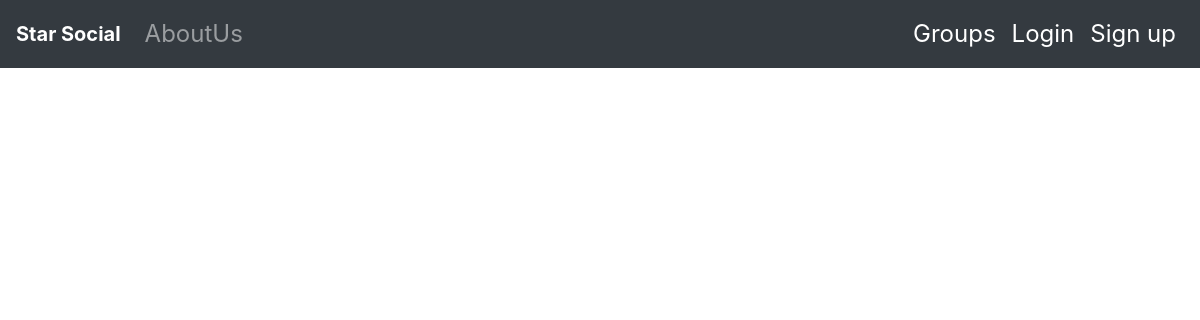
The page /groups/ on the database as committed earlier.
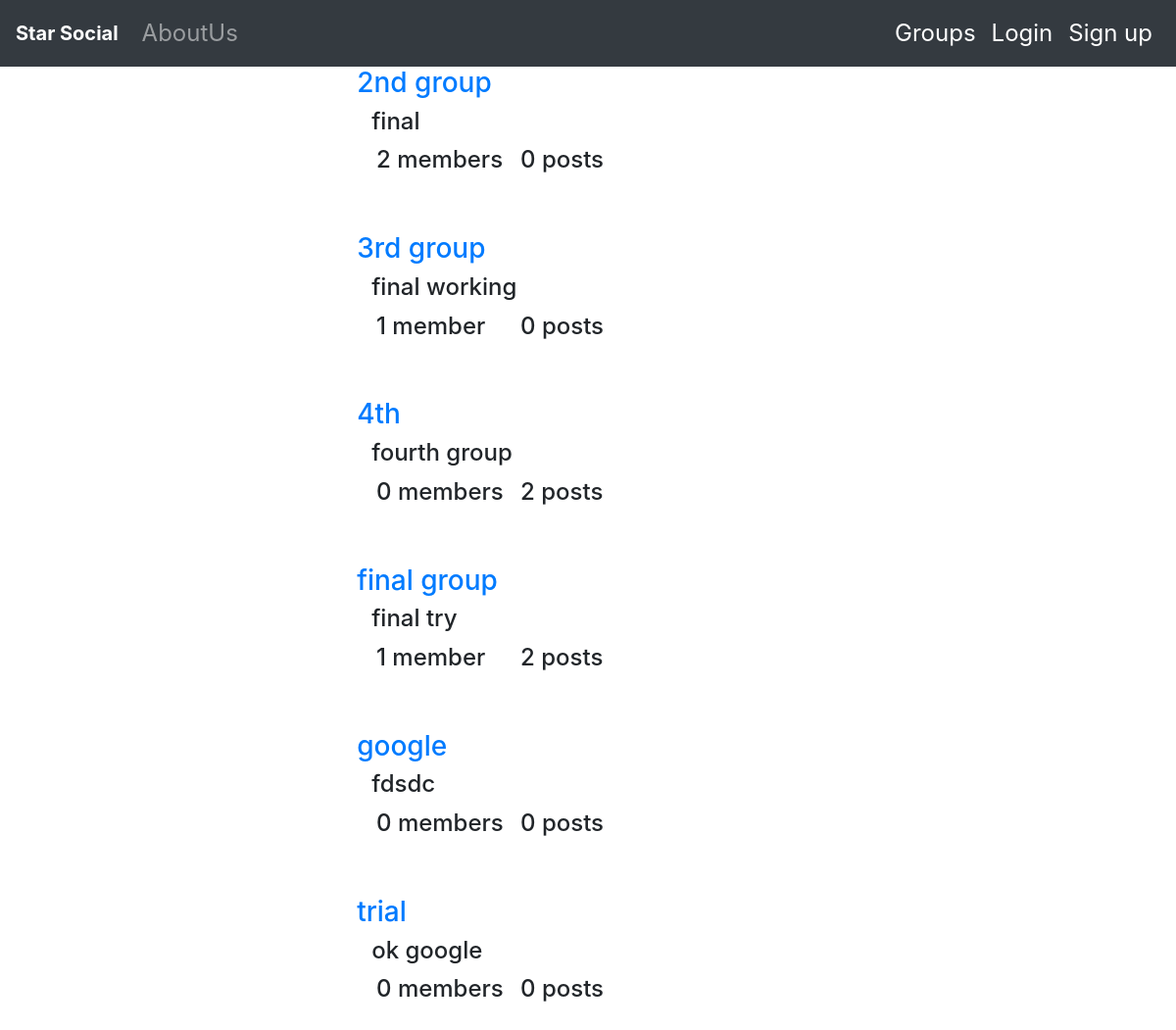
The same page on the database as committed later.
### groups/models.py (models this page shows, shortened)
class Group(models.Model):
    name=models.CharField(max_length=250,unique=True)
    slug=models.SlugField(allow_unicode=True,unique=True)
    description=models.TextField(blank=True,default='')
    members=models.ManyToManyField(settings.AUTH_USER_MODEL,through="Groupmember")
    class Meta:
        ordering =['name']

### groups/views.py (the view)
# urls.py: path('',Listgroup.as_view(),name="all"),
class Listgroup(ListView):
    model=Group

### groups/templates/groups/group_list.html (shortened to what this page needs)
{% extends "groups/group_base.html"%}
{% block pregroup %}
    <br>
{% endblock %}
{% block group_content %}
        <div class="list-group flex-container">
            {% for group in object_list %}
                <a href="{% url "groups:single" slug=group.slug %}">
                    <h3> {{group.name}}</h3>
                </a>
            <div class="container-fluid"><h4>
            {{group.description|safe}}</h4>
            <div class="row">
                <div class="col-md-6">
                    <span class="badge"><h4> {{group.members.count}}</span> member{{group.members.count|pluralize}}</h4>
                </div>
                <br>
                <div class="col-md-6">
                    <span class="badge"><h4> {{group.posts.count}}</span> post{{group.posts.count|pluralize}}</h4>
                </div>
            </div>
            <br>
            <br>
        </div>
        {% endfor %}
        <br>
    </div>
{% endblock %}

### groups/templates/groups/group_base.html (shortened to what this page needs)
{% extends "base.html"%}
{% block content %}
<div class="container">
    <div class="row">
     {% block pregroup%} {% endblock %}
     {% block group_content%} {% endblock %}
    </div>
</div>
{% endblock %}

### main/templates/base.html (shortened to what this page needs)
{% load static %}
<!DOCTYPE html>
<html lang="en" dir="ltr">
  <head>
      <link rel="stylesheet" href={% static "css/style.css"%}>
    <link href="//maxcdn.bootstrapcdn.com/bootstrap/4.1.1/css/bootstrap.min.css" rel="stylesheet" id="bootstrap-css">
        <link rel="stylesheet" href="https://cdnjs.cloudflare.com/ajax/libs/font-awesome/4.7.0/css/font-awesome.min.css">
  </head>
  <body>
    <nav class="navbar navbar-icon-top navbar-expand-lg navbar-dark bg-dark">
  <a class="navbar-brand" href="{% url 'main:home' %}" id="two">Star Social</a>
  <div class="collapse navbar-collapse" id="navbarSupportedContent">
    <ul class="navbar-nav mr-auto">
      <li class="nav-item">
        <a class="nav-link" href="{% url 'main:about' %}">
          AboutUs
        </a>
      </li>
    </ul>
    {% if user.is_authenticated %}
   <ul class="navbar-nav navbar-right">
       <li>
         <li class="nav-item" style="color:white">
             Hi, {{ user.username }}</li>&nbsp;&nbsp;&nbsp;
        <a href="#" style="color:white">Your Profile</a>
        </li>&nbsp;&nbsp;&nbsp;
      <li class="nav-item active">
    <strong><li class="dropdown"><a class="dropdown-toggle" style="color:white" id="link" data-toggle="dropdown" href="#">Group <span class="caret"></span></a>
        <ul class="dropdown-menu">
          <li id="post1"><a href="{% url 'groups:all' %}">All Groups</a></li>
          <li id="post1"><a href="{% url 'groups:create' %}">New Group</a></li>
        </ul></strong>
      </li></li>&nbsp;&nbsp;
      <strong><li class="dropdown"><a class="dropdown-toggle" id="link" style="color:white" data-toggle="dropdown" href="#">Post <span class="caret"></span></a>
        <ul class="dropdown-menu">
          <li id="post1"><a href="{% url 'posts:all' %}">All Posts</a></li>
        <li id="post1"><a href="{% url 'posts:create' %}">New Post</a></li>
        </ul></strong>
      </li>
      <li>
      <a class="nav-link btn sign-btn py-1 px-3 d-inline" style="font-size: 14px"
             href="{% url 'accounts:logout' %}">Logout</a>
      </li>
    </ul>
      {% else %}
     <ul class="navbar-nav navbar-right">
      <li class="nav-item active">
        <a class="nav-link" href="{% url 'groups:all' %}" id="one">
        Groups
          </a>
      </li>
        <li class="nav-item active">
        <a class="nav-link" href="{% url "account_login"%}" id="one">
         Login
          </a>
      </li>
        <li class="nav-item active">
        <a class="nav-link" href="{% url "account_signup"%}" id="one">
         Sign up
          </a>
      </li>
    </ul>
    {% endif %}
  </div>
</nav>
<td class="tdStyle">
{% block content %}
{% endblock %}
  </body>
</html>

### static/css/style.css (style rules this page uses)
body { font-family: 'Source Sans Pro', sans-serif; }
a { color:darkblue; }
.navbar-brand { font-size: 1.6em; color: orange ; font-weight: bold; vertical-align: middle; }
nav { font-size: 1.5em; vertical-align: middle; }
.flex-container { display: flex; flex-wrap: wrap; }

Rows that differ between the two databases and show on the page:
added Group: name "2nd group", description "final", members.count "2", posts.count "0"
added Group: name "3rd group", description "final working", members.count "1", posts.count "0"
added Group: name "4th", description "fourth group", members.count "0", posts.count "2"
added Group: name "final group", description "final try", members.count "1", posts.count "2"
added Group: name "google", description "fdsdc", members.count "0", posts.count "0"
added Group: name "trial", description "ok google", members.count "0", posts.count "0"
